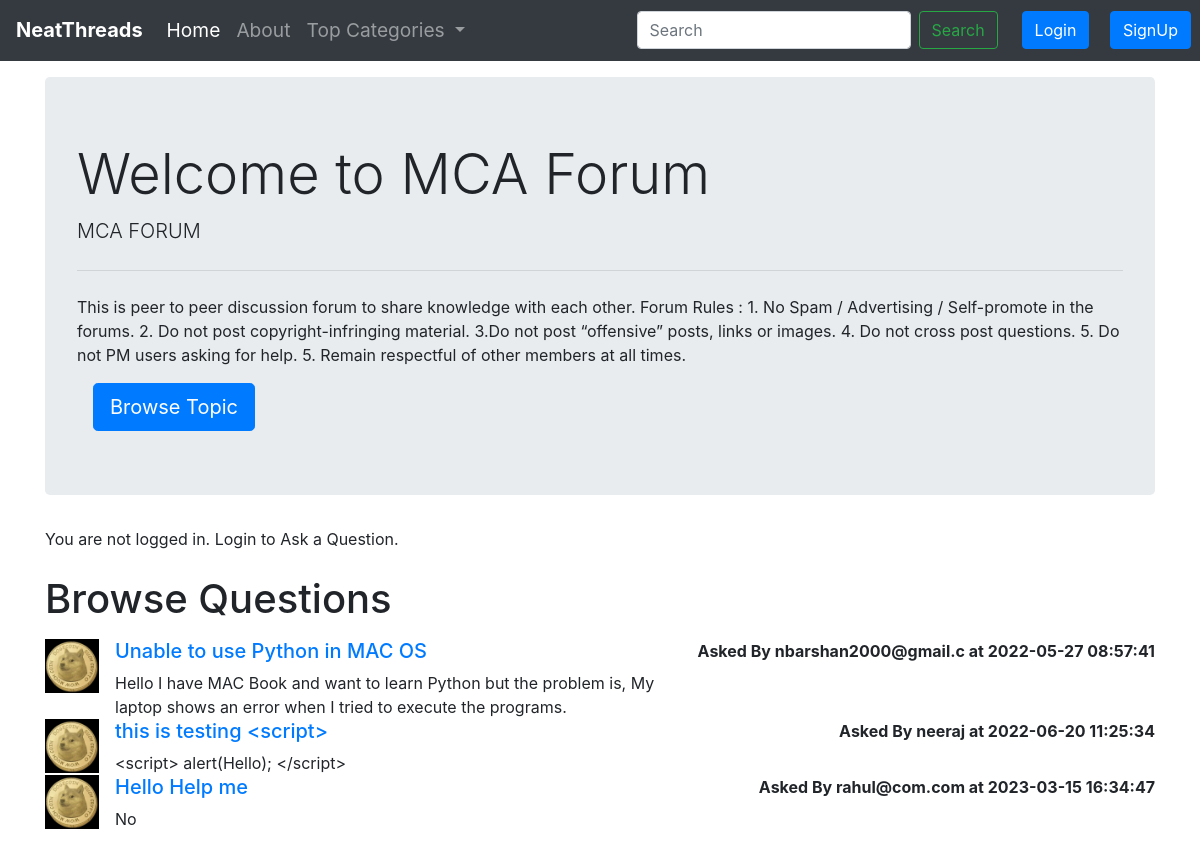
The app's page /threadlist.php?catid=1 with its own data.
### tables this page shows
CREATE TABLE `categories` (
  `category_id` int(8) NOT NULL,
  `category_name` varchar(255) NOT NULL,
  `category_description` varchar(255) NOT NULL,
  `created` datetime NOT NULL
);

CREATE TABLE `threads` (
  `thread_id` int(7) NOT NULL,
  `thread_title` varchar(255) NOT NULL,
  `thread_desc` text NOT NULL,
  `thread_cat_id` int(7) NOT NULL,
  `thread_user_id` int(7) NOT NULL,
  `timestamp` datetime NOT NULL
);

CREATE TABLE `users` (
  `srn` int(8) NOT NULL,
  `user_email` varchar(20) NOT NULL,
  `user_password` varchar(20) NOT NULL,
  `timestamp` datetime NOT NULL
);

### threadlist.php (the view, shortened to what this page needs)
<!doctype html>
<html lang="en">
  <head>
    <link rel="stylesheet" href="https://cdn.jsdelivr.net/npm/bootstrap@4.3.1/dist/css/bootstrap.min.css">
  </head>
  <body>
    <?php
    include "partials/_connect.php";
    include "partials/_header.php";
    $id = $_SERVER['REQUEST_METHOD'] == 'GET' ? $_GET['catid'] : $_POST['catid'];
    $sql = "SELECT * FROM `categories` WHERE `category_id` = $id";
    $result = mysqli_query($conn, $sql);
      while($row = mysqli_fetch_assoc($result)){
        $catname = $row['category_name'];
        $catdesc = $row['category_description'];
      }
    ?>
    <div class="container my-3">
      <div class="jumbotron">
        <h1 class="display-4">Welcome to <?php echo $catname; ?> Forum</h1>
        <p class="lead"><?php echo $catdesc; ?></p>
        <hr class="my-4">
        <p>This is peer to peer discussion forum to share knowledge with each other. Forum Rules :
            1. No Spam / Advertising / Self-promote in the forums. 2. Do not post copyright-infringing material. 3.Do not post “offensive” posts, links or images. 4. Do not cross post questions. 5. Do not PM users asking for help. 5. Remain respectful of other members at all times.
        </p>
        <a class="btn btn-primary btn-lg" href="#" role="button">Browse Topic</a>
      </div>
    </div>
    <?php
      if(isset($_SESSION['loggedin']) && $_SESSION['loggedin'] == true){
    echo '<div class="container">
    <h1 class="py-2">Ask a Question</h1>'.
    '<form action='.$_SERVER['PHP_SELF'].' method="POST">
    <div class="form-group">
    <label for="title">Your Question</label>
    <input type="text" class="form-control" id="title" name="title" aria-describedby="emailHelp">
    <input type="hidden" class="form-control" id="catid" name="catid" value='.$id.'>
    <small id="emailHelp" class="form-text text-muted">Keep your title as short as possible.</small>
  </div>
  <div class="form-group">
    <label for="desc">Tell Us Your Concern</label>
    <textarea class="form-control" id="desc" name="desc" rows="3"></textarea>
    <input type="hidden" name="srn" value="' . $_SESSION["srn"] . '">
  </div>
  <button type="submit" class="btn btn-primary" name="addThread">Submit</button>
</form>
    </div>';
      }
      else{
        echo '<div class="container">
                <p>You are not logged in. Login to Ask a Question.</p>
              </div>';
      }
    ?>
    <div class="container my-3">
      <h1 class="py-2">Browse Questions</h1>
      <?php
      $id = $_SERVER['REQUEST_METHOD'] == 'GET' ? $_GET['catid'] : $_POST['catid'];
      $sql = "SELECT * FROM `threads` WHERE `thread_cat_id` = $id";
      $result = mysqli_query($conn, $sql);
        while($row = mysqli_fetch_assoc($result)){
          $title = $row['thread_title'];
          $desc = $row['thread_desc'];
          $id = $row['thread_id'];
          $thread_time = $row['timestamp'];
          $thread_user_id = $row['thread_user_id'];
          $sql2 = "SELECT user_email FROM users WHERE srn = $thread_user_id";
          $result2 = mysqli_query($conn, $sql2);
          $row2 = mysqli_fetch_assoc($result2);
        echo '<div class="media">
            <img src="images/userdefault.png" width="54px" class="mr-3" alt="...">
            <div class="media-body">
              <h5 class="mt-0"><a href="threads.php?threadid=' . $id .'">' . $title . '</a></h5>
              ' . $desc . '
            </div>
            <p class="font-weight-bold my-0">Asked By ' . $row2['user_email'] . ' at ' . $thread_time . '</p>
            </div>';
        }
      ?>
    </div>
  </body>
</html>

### partials/_header.php (style rules this page uses)
.btn-primary { background-color: #000; border: none; border-radius: 0; margin-left: 1rem; }

### records on screen
categories: category_name "MCA", category_description "MCA FORUM"
threads: thread_title "Unable to use Python in MAC OS", thread_desc "Hello I have MAC Book and want to learn Python but the problem is, My laptop shows an error when I tried to execute the programs.", users.user_email "nbarshan2000@gmail.c", timestamp "2022-05-27 08:57:41"
threads: thread_title "this is testing <script>", thread_desc "<script> alert(Hello); </script>", users.user_email "neeraj", timestamp "2022-06-20 11:25:34"
threads: thread_title "Hello Help me", thread_desc "No", users.user_email "rahul@com.com", timestamp "2023-03-15 16:34:47"
